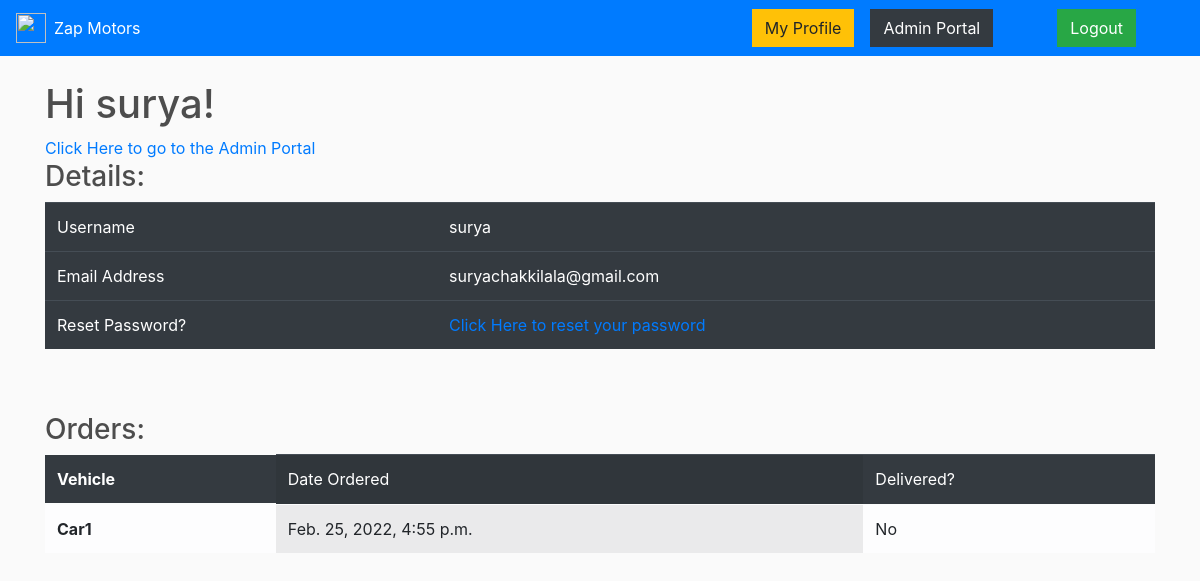
The app's page /profile (signed in) with its own data.
### store/models.py (models this page shows, shortened)
class Order(models.Model):
    user = models.TextField(default='_')
    date_ordered = models.DateTimeField(auto_now_add=True)
    complete = models.BooleanField(default=False)
    product_name = models.TextField(default='_')

### store/views.py (the view)
# urls.py: path('profile', views.profile, name='profile'),
def profile(request):
    if not request.user.is_authenticated:
        return redirect('login')
    orders = Order.objects.all().filter(user=request.user.username)
    context = {'orders': orders}
    return render(request, 'store/profile.html', context)

### store/templates/store/profile.html
{% extends 'store/main.html' %}
{% block content %}
    <h1>Hi {{user.username}}!</h1>
    {% if user.is_superuser %}
        <a href='/admin'>Click Here to go to the Admin Portal</a><br>
    {% endif %}
    <h3>Details:</h3>
    <table class="table table-dark table-hover">
        <tbody>
            <tr>
                <td>Username</td>
                <td>{{user.username}}</td>
            </tr>
            <tr>
                <td>Email Address</td>
                <td>{{user.email}}</td>
            </tr>
            <tr>
              <td>Reset Password?</td>
              <td><a href="{% url 'reset_password' %}">Click Here to reset your password</a>
            </tr>
        </tbody>
      </table>
      <br><br>
      <h3>Orders:</h3>
    <table class="table table-light table-hover">
        <thead class='table table-dark'>
            <th scope="row">Vehicle</th>
            <td colspan="2" class="table-active">Date Ordered</td>
            <td>Delivered?</td>
          </thead>
        <tbody>
              {% for order in orders %}
                <tr>
                    <th scope="row">{{order.product_name}}</th>
                    <td colspan="2" class="table-active">{{order.date_ordered}}</td>
                    {% if order.complete %}
                        <td>Yes</td>
                    {% else %}
                    <td>No</span></td>
                    {% endif %}
                </tr>
              {% endfor %}
        </tbody>
    </table>
{% endblock  %}

### static/css/main.css (style rules this page uses)
body { background-color: hsl(0, 0%, 98%); }
h1,h2,h3,h4,h5,h6 { color:hsl(0, 0%, 30%); }

### records on screen
Order: product_name "Car1", date_ordered "Feb. 25, 2022, 4:55 p.m.", complete "No"

### other values on screen
{{ user.username }} "surya"
{{ user.email }} "suryachakkilala@gmail.com"
